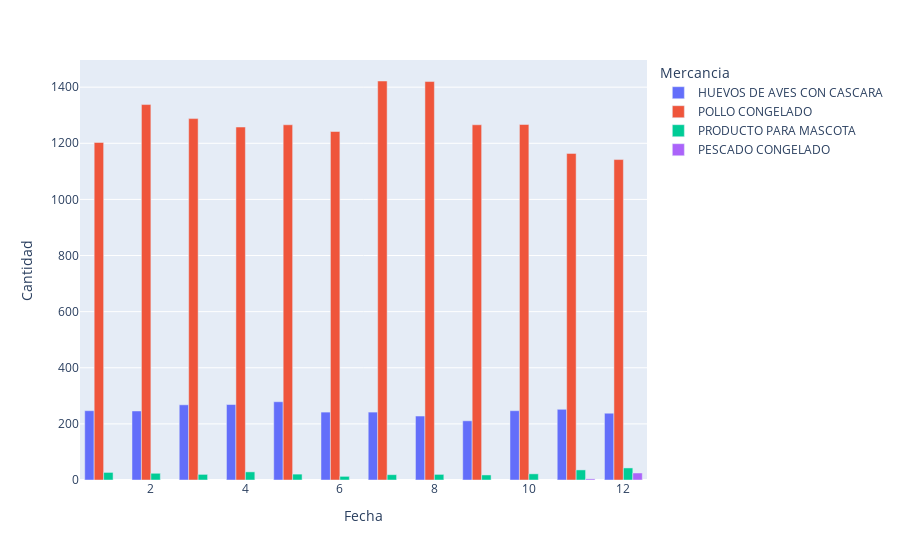

Notebook source saved alongside this figure:
### Code cell
df_grouped = df_filtered0.groupby([df_filtered0['Fecha'].dt.month, 'Mercancia']).size().reset_index(name='Cantidad')

fig = px.bar(df_grouped, x='Fecha', y='Cantidad', color='Mercancia', barmode='group')
fig.show()

fig.write_html("Factores_clave_2024.html")

### Figure 1 — Plotly figure (JSON) as saved in the notebook; plotly's stock layout.template omitted (floating-point values rounded to 4 significant figures)
{"data": [{"alignmentgroup": "True", "hovertemplate": "Mercancia=HUEVOS DE AVES CON CASCARA<br>Fecha=%{x}<br>Cantidad=%{y}<extra></extra>", "legendgroup": "HUEVOS DE AVES CON CASCARA", "marker": {"color": "#636efa", "pattern": {"shape": ""}}, "name": "HUEVOS DE AVES CON CASCARA", "offsetgroup": "HUEVOS DE AVES CON CASCARA", "orientation": "v", "showlegend": true, "textposition": "auto", "type": "bar", "x": [1, 2, 3, 4, 5, 6, 7, 8, 9, 10, 11, 12], "xaxis": "x", "y": [247, 246, 268, 269, 279, 242, 242, 228, 211, 247, 252, 238], "yaxis": "y"}, {"alignmentgroup": "True", "hovertemplate": "Mercancia=POLLO CONGELADO<br>Fecha=%{x}<br>Cantidad=%{y}<extra></extra>", "legendgroup": "POLLO CONGELADO", "marker": {"color": "#EF553B", "pattern": {"shape": ""}}, "name": "POLLO CONGELADO", "offsetgroup": "POLLO CONGELADO", "orientation": "v", "showlegend": true, "textposition": "auto", "type": "bar", "x": [1, 2, 3, 4, 5, 6, 7, 8, 9, 10, 11, 12], "xaxis": "x", "y": [1203, 1338, 1288, 1258, 1266, 1242, 1422, 1420, 1266, 1267, 1164, 1142], "yaxis": "y"}, {"alignmentgroup": "True", "hovertemplate": "Mercancia=PRODUCTO PARA MASCOTA<br>Fecha=%{x}<br>Cantidad=%{y}<extra></extra>", "legendgroup": "PRODUCTO PARA MASCOTA", "marker": {"color": "#00cc96", "pattern": {"shape": ""}}, "name": "PRODUCTO PARA MASCOTA", "offsetgroup": "PRODUCTO PARA MASCOTA", "orientation": "v", "showlegend": true, "textposition": "auto", "type": "bar", "x": [1, 2, 3, 4, 5, 6, 7, 8, 9, 10, 11, 12], "xaxis": "x", "y": [27, 24, 20, 29, 21, 13, 19, 20, 18, 22, 36, 43], "yaxis": "y"}, {"alignmentgroup": "True", "hovertemplate": "Mercancia=PESCADO CONGELADO<br>Fecha=%{x}<br>Cantidad=%{y}<extra></extra>", "legendgroup": "PESCADO CONGELADO", "marker": {"color": "#ab63fa", "pattern": {"shape": ""}}, "name": "PESCADO CONGELADO", "offsetgroup": "PESCADO CONGELADO", "orientation": "v", "showlegend": true, "textposition": "auto", "type": "bar", "x": [11, 12], "xaxis": "x", "y": [4, 25], "yaxis": "y"}], "layout": {"barmode": "group", "legend": {"title": {"text": "Mercancia"}, "tracegroupgap": 0}, "margin": {"t": 60}, "xaxis": {"anchor": "y", "domain": [0, 1], "title": {"text": "Fecha"}}, "yaxis": {"anchor": "x", "domain": [0, 1], "title": {"text": "Cantidad"}}}}
